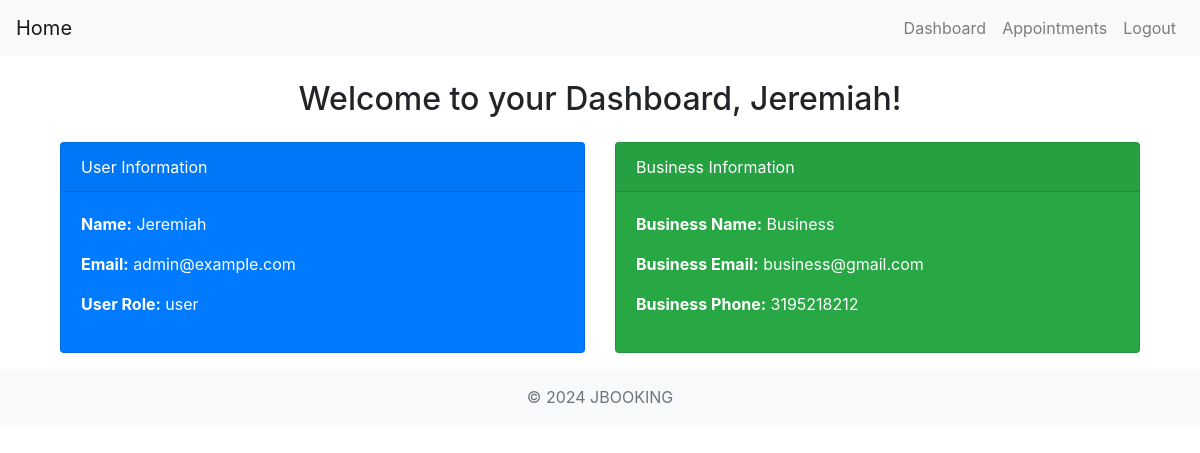
The page /dashboard (signed in) on the database its author committed.
### website/models.py (models this page shows)
class User(db.Model, UserMixin):
    id = db.Column(db.Integer, primary_key=True)
    first_name = db.Column(db.String(150), nullable=False)
    email = db.Column(db.String(150), unique=True, nullable=False)
    password = db.Column(db.String(150), nullable=False)
    role = db.Column(db.String(50), default='user')  # role can be 'user', 'admin', or 'manager'
    business = db.relationship('Business', backref='owner', uselist=False)  # One-to-one relationship with Business
    appointments = db.relationship('Appointment', foreign_keys='Appointment.user_id', backref='user', lazy=True)  # One-to-many relationship with Appointment

class Business(db.Model):
    id = db.Column(db.Integer, db.ForeignKey('user.id'), primary_key=True)  # One-to-one with User
    name = db.Column(db.String(150), nullable=False)
    phone = db.Column(db.String(20), nullable=False)
    email = db.Column(db.String(150), nullable=False)

### website/views.py (the view)
@views.route('/dashboard')
@login_required
def dashboard():
    business = Business.query.filter_by(id=current_user.id).first()
    if not business:
        flash('No business found.', category='error')
    upcoming_appointments = Appointment.query.filter_by(user_id=current_user.id).filter(Appointment.time_slot >= datetime.now()).order_by(Appointment.time_slot).all()
    return render_template("dashboard.html", user=current_user, business=business, upcoming_appointments=upcoming_appointments)

### website/__init__.py (called while the page is built)
def create_app():
    app = Flask(__name__)
    app.config['SECRET_KEY'] = 'your_secret_key_here'
    app.config['SQLALCHEMY_DATABASE_URI'] = f'sqlite:///{DB_NAME}'
    db.init_app(app)
    from .views import views
    from .auth import auth
    app.register_blueprint(views, url_prefix='/')
    app.register_blueprint(auth, url_prefix='/')
    from .models import User, Appointment, Categories, Availability, Business
    create_database(app)
    login_manager = LoginManager()
    login_manager.login_view = 'auth.login'
    login_manager.init_app(app)
    @login_manager.user_loader
    def load_user(id):
        return User.query.get(int(id))
    return app

### website/templates/dashboard.html (shortened to what this page needs)
{% extends "base.html" %}
{% block container %}
<div class="container">
    <h2 class="text-center">Welcome to your Dashboard, {{ user.first_name }}!</h2>
    <div class="row mt-4">
        <div class="col-md-6">
            <div class="card text-white bg-primary mb-3">
                <div class="card-header">User Information</div>
                <div class="card-body">
                    <p><strong>Name:</strong> {{ user.first_name }}</p>
                    <p><strong>Email:</strong> {{ user.email }}</p>
                    <p><strong>User Role:</strong> {{ user.role }}</p>
                </div>
            </div>
        </div>
        {% if business %}
        <div class="col-md-6">
            <div class="card text-white bg-success mb-3">
                <div class="card-header">Business Information</div>
                <div class="card-body">
                    <p><strong>Business Name:</strong> {{ business.name }}</p>
                    <p><strong>Business Email:</strong> {{ business.email }}</p>
                    <p><strong>Business Phone:</strong> {{ business.phone }}</p>
                </div>
            </div>
        </div>
        {% endif %}
    </div>
</div>
{% endblock %}

### website/templates/base.html (shortened to what this page needs)
<!DOCTYPE html>
<html lang="en">
<head>
    <link rel="stylesheet" href="https://stackpath.bootstrapcdn.com/bootstrap/4.5.2/css/bootstrap.min.css">
</head>
<body>
    <nav class="navbar navbar-expand-lg navbar-light bg-light">
        <a class="navbar-brand" href="{{ url_for('views.home') }}">Home</a>
        <div class="collapse navbar-collapse" id="navbarNav">
            <ul class="navbar-nav ml-auto">
                {% if current_user.is_authenticated %}
                    <li class="nav-item">
                        <a class="nav-link" href="{{ url_for('views.dashboard') }}">Dashboard</a>
                    </li>
                    <li class="nav-item">
                        <a class="nav-link" href="{{ url_for('views.book_appointment') }}">Appointments</a>
                    </li>
                    <li class="nav-item">
                        <a class="nav-link" href="{{ url_for('auth.logout') }}">Logout</a>
                    </li>
                {% endif %}
            </ul>
        </div>
    </nav>
    <div class="container mt-4">
        {% block container %}{% endblock %}
    </div>
    <footer class="footer mt-auto py-3 bg-light">
        <div class="container text-center">
            <span class="text-muted">&copy; 2024 JBOOKING</span>
        </div>
    </footer>
</body>
</html>

### rows shown on the page
User: first_name "Jeremiah", email "admin@example.com", role "user"
Business: name "Business", email "business@gmail.com", phone "3195218212"
